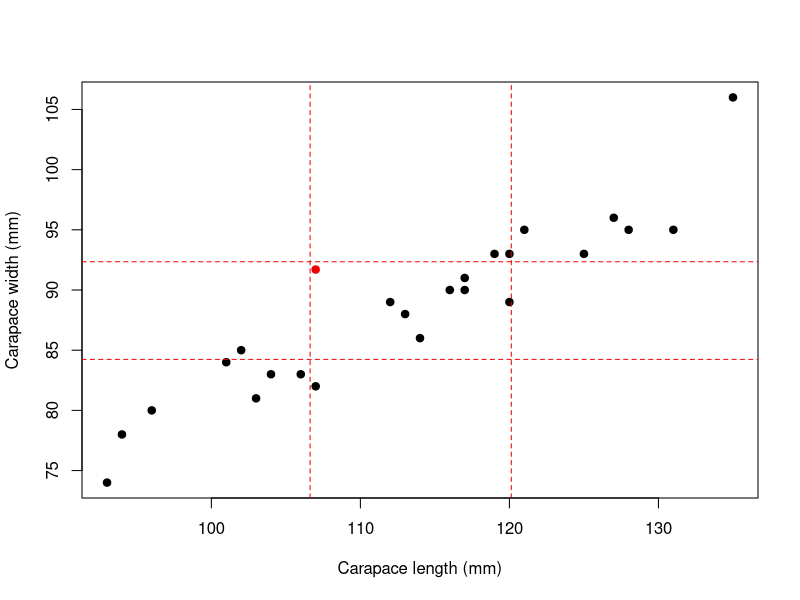

Write the R code that produced this figure.
# Carapace length
length <- c(93, 94, 96, 101, 102, 103, 104, 106, 107, 112, 113, 114, 116, 117, 
            117, 119, 120, 120, 121, 125, 127, 128, 131, 135)

# Carapce width
width <- c(74, 78, 80, 84, 85, 81, 83, 83, 82, 89, 88, 86, 90, 90, 91, 93, 89, 
           93, 95, 93, 96, 95, 95, 106)

# 99% Confidence interval for carapace length
t.test(length, conf.level = 0.99)$conf.int

# 99% Confidence interval for carapace width
t.test(width, conf.level = 0.99)$conf.int

# Scatterplot of carapace length versus carapace width
plot(length, width, xlab = "Carapace length (mm)", ylab = "Carapace width (mm)",
     pch = 19)

# Plot the associated confidence intervals for each variable
abline(v = t.test(length, conf.level = 0.99)$conf.int, lty = 2, col = "red2")
abline(h = t.test(width, conf.level = 0.99)$conf.int, lty = 2, col = "red2")

# Plot the point (107, 91.7)
points(x = 107, y = 91.7, pch = 19, col = "red2")
